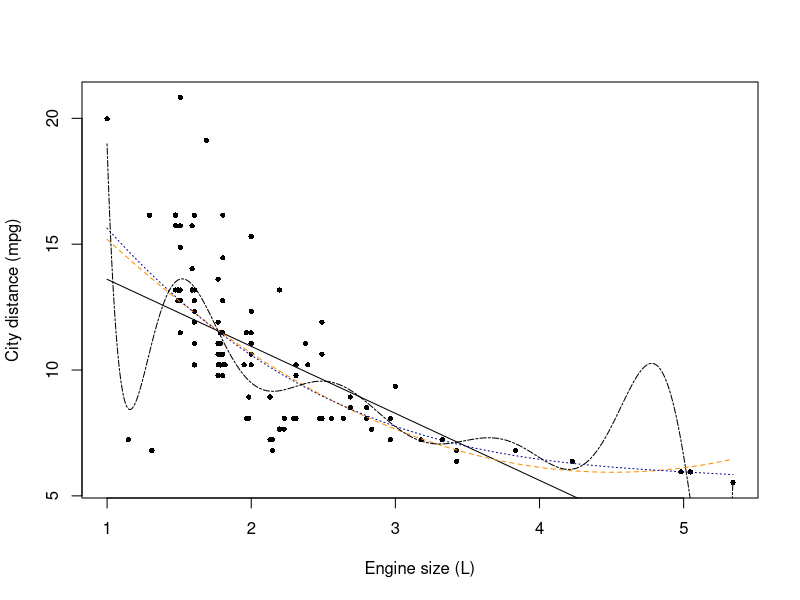
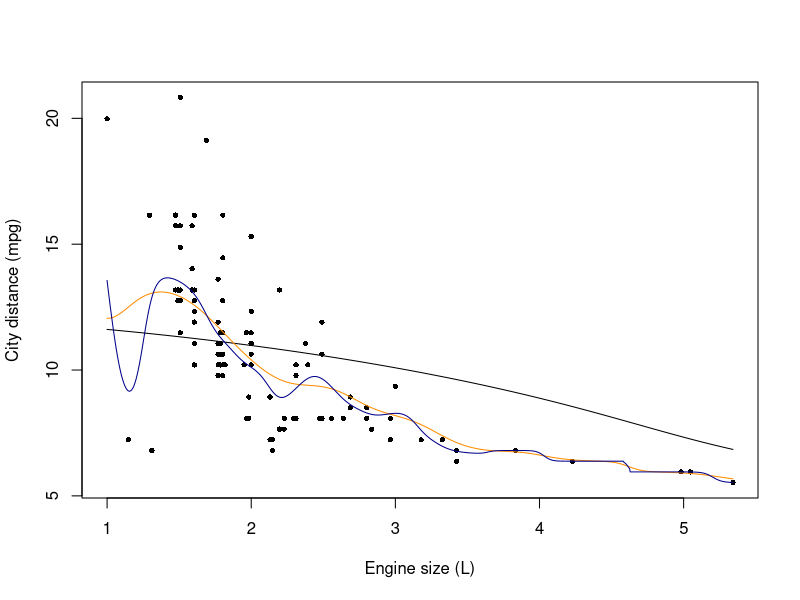
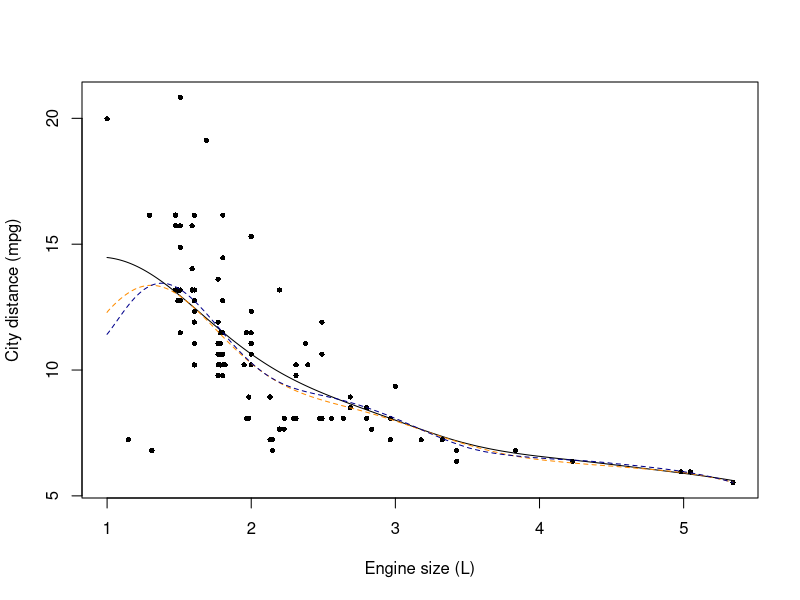
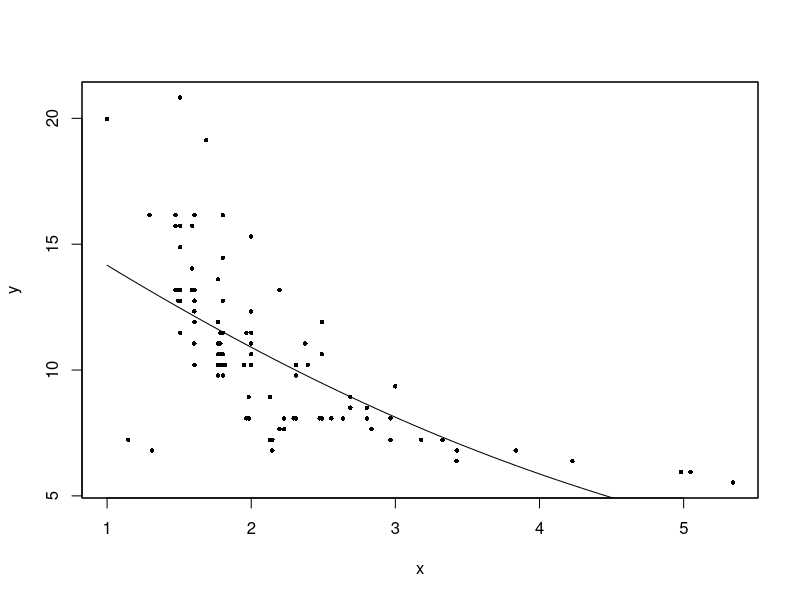
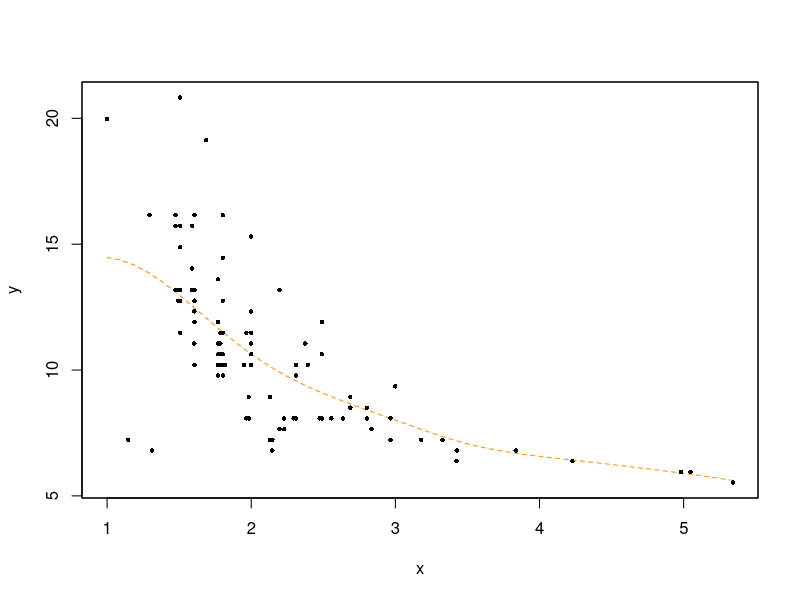
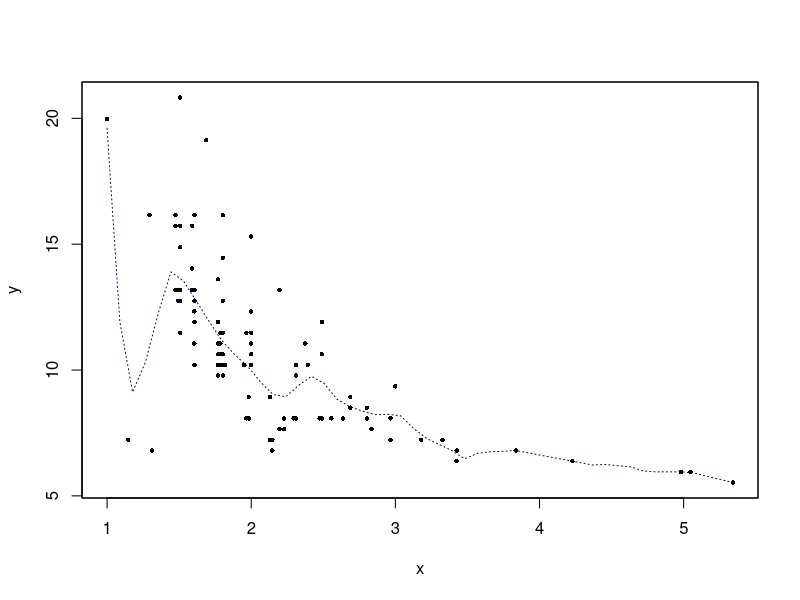
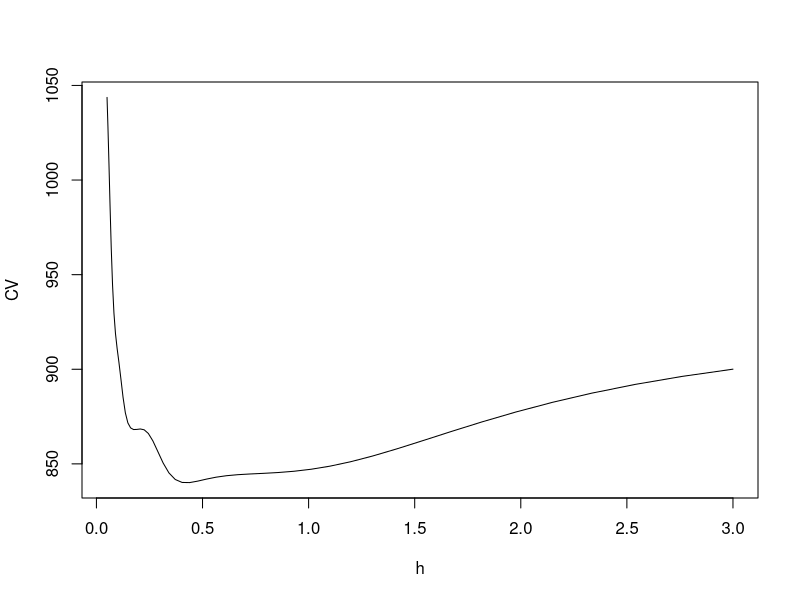
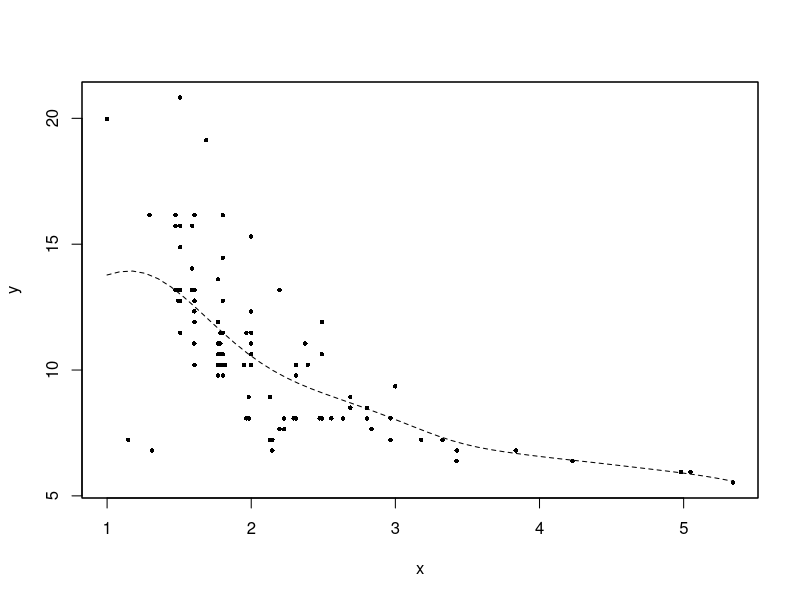

Reproduce these figures in R, in order.
# LAB 5 (Auto) -------------------------------------------------------------------
# Course: Data Mining
# Author: Tommaso Rigon

rm(list = ls()) # Clean the environment

# The dataset can be downloaded here: https://tommasorigon.github.io/datamining/data/auto.txt
auto <- read.table("../data/auto.txt", header = TRUE)
auto <- subset(auto, select = c(city.distance, engine.size))

# Summary
str(auto)

y <- auto$city.distance # As the name suggest: city distance
x <- auto$engine.size # And engine size (L)

plot(x, y, xlab = "Engine size (L)", ylab = "City distance (mpg)", pch = 16, cex = 0.7)

# Set of points at which the curve is evaluated
newx <- data.frame(x = seq(min(x), max(x), length = 1000))

# p = 1 (linear regression)
lines(newx$x, predict(lm(y ~ x), newdata = newx), lty = 1, col = "black")

# p = 2 (parabolic regression)
lines(newx$x, predict(lm(y ~ x + I(x^2)), newdata = newx), lty = 2, col = "darkorange")

# p = 3 (cubic regression)
# Here I am using the more convenient syntax "poly"
lines(newx$x, predict(lm(y ~ poly(x, degree = 3)), newdata = newx), lty = 3, col = "darkblue")

# If I use an extreme value for the degree, it does not work well anymore
lines(newx$x, predict(lm(y ~ poly(x, degree = 10)), newdata = newx), lty = 6)

# Nadaraya-Watson estimator ---------------------------------------------

# Notice the bandwidth parametrization and the kernel used
? ksmooth

plot(x, y, xlab = "Engine size (L)", ylab = "City distance (mpg)", pch = 16, cex = 0.7)

h_param <- 1 # Let us try a few parameters here
band <- 4 * qnorm(0.75) * h_param # Bandwidth as parametrized in ksmooth
m_nw1 <- ksmooth(x, y, kernel = "normal", bandwidth = band, x.points = newx$x)
lines(m_nw1)

h_param <- 0.2 # Let us try a few parameters here
band <- 4 * qnorm(0.75) * h_param # Bandwidth as parametrized in ksmooth
m_nw2 <- ksmooth(x, y, kernel = "normal", bandwidth = band, x.points = newx$x)
lines(m_nw2, col = "darkorange")

h_param <- 0.1 # Let us try a few parameters here
band <- 4 * qnorm(0.75) * h_param # Bandwidth as parametrized in ksmooth
m_nw3 <- ksmooth(x, y, kernel = "normal", bandwidth = band, x.points = newx$x)
lines(m_nw3, col = "darkblue")

# Local polynomial regression (KernSmooth)---------------------------------------

# install.packages(KernSmooth)
library(KernSmooth)

? locpoly

plot(x, y, xlab = "Engine size (L)", ylab = "City distance (mpg)", pch = 16, cex = 0.7)

# Local linear regression (with a given bandwidith)
m_local_linear <- locpoly(x, y, degree = 1, bandwidth = 0.5, kernel = "normal", gridsize = 500)
lines(m_local_linear)

# Local quadratic regression
m_local_quadratic <- locpoly(x, y, degree = 2, bandwidth = 0.5, kernel = "normal", gridsize = 500)
lines(m_local_quadratic, lty = 2, col = "darkorange")

# Local cubic regression
m_local_cubic <- locpoly(x, y, degree = 3, bandwidth = 0.5, kernel = "normal", gridsize = 500)
lines(m_local_cubic, lty = 2, col = "darkblue")

# Local polynomial regression (sm package) ------------------------------------------

# install.packages(sm)
library(sm)

? sm.regression

sm.regression(x, y, h = 2, pch = 16, cex = 0.6)
sm.regression(x, y, h = 0.5, pch = 16, cex = 0.6, lty = 2, col = "darkorange")
sm.regression(x, y, h = 0.1, pch = 16, cex = 0.6, lty = 3, col = "darkblue")

? h.select
h.select(x, y, method = "cv", hstart = 0.05, hend = 3, ngrid = 50) # Cross-validation
h.select(x, y, method = "aicc") # Corrected AIC

hcv(x, y, display = "lines", hstart = 0.05, hend = 3, ngrid = 50)

# From the documentation:
# As from version 2.1 of the package, a similar effect can be obtained with the new function h.select, via h.select(x, method="cv"). Users are encouraged to adopt this route, since hcv might be not accessible directly in future releases of the package. When the sample size is large hcv uses the raw data while h.select(x, method="cv") uses binning. The latter is likely to produce a more stable choice for h.

sm.regression(x, y, h = 0.42, pch = 16, cex = 0.6, lty = 2)

# Loess -----------------------------------------------------------------------------

? loess.smooth
? loess

plot(x, y, xlab = "Engine size (L)", ylab = "City distance (mpg)", pch = 16, cex = 0.7)

# Estimate a loess model
m_loess1 <- loess.smooth(x, y, span = 0.5, degree = 1, evaluation = 1000, family = "symmetric")
lines(m_loess1)

# Over-smoothing
m_loess2 <- loess.smooth(x, y, span = 0.8, degree = 1, evaluation = 1000, family = "symmetric")
lines(m_loess2, col = "darkorange")

# Under-smoothing
m_loess3 <- loess.smooth(x, y, span = 0.33, degree = 1, evaluation = 1000, family = "symmetric")
lines(m_loess3, col = "darkblue")

# Regression splines ---------------------------------------------------

# install.packages("splines")
library(splines)

# Knots selection
xi <- seq(min(x), max(x), length = 4) # I select 4 knots in total, equally spaced
xi_int <- xi[2:(length(xi) - 1)] # There are actually K = 2 INTERNAL knots

# The new data points are based on the sequence points + the internal knots
newx <- data.frame(x = sort(c(seq(min(x), max(x), length = 1000), xi_int)))

# The intercept has been excluded, therefore there are K + 3 components (and not K + 4)
B <- bs(x, knots = xi_int, degree = 3, intercept = F)

dim(B)
head(B)

plot(x, y, xlab = "Engine size (L)", ylab = "City distance (mpg)", pch = 16, cex = 0.7)

# Spline regression is just a linear model!
m_spl1 <- lm(y ~ bs(x, knots = xi_int, degree = 3, intercept = F))
lines(newx$x, predict(m_spl1, newx), lty = 2, col = "darkorange")

# Vertical lines where the knots are placed
abline(v = xi[2], lty = 3)
abline(v = xi[3], lty = 3)

# Regression splines - Nodes on the quantiles ----------------------

xi <- quantile(x, c(0, 0.333, 0.666, 1))
xi_int <- xi[2:(length(xi) - 1)] # There are K = 2 INTERNAL knots

# unisco alle x i due punti in cui ho scelto di mettere i nodi
m_spl2 <- lm(y ~ bs(x, knots = xi_int, degree = 3, intercept = F))

plot(x, y, xlab = "Engine size (L)", ylab = "City distance (mpg)", pch = 16, cex = 0.7)
lines(newx$x, predict(m_spl2, newx), lty = 2, col = "darkblue")

# Disegno delle linee verticali in corrispondenza dei nodi
abline(v = xi[2], lty = 3)
abline(v = xi[3], lty = 3)

# Regression splines - Degrees of freeedom specification ---------------

# Basis function of a B-spline (degree = 3, cubic splines)
# The following relationship holds: df = length(knots) + degree
# Knots are chosen using quantiles of the x distribution

plot(x, y, xlab = "Engine size (L)", ylab = "City distance (mpg)", pch = 16, cex = 0.7)

# This is equivalent to the previous command
m_spl2 <- lm(y ~ bs(x, df = 5, degree = 3, intercept = F))
plot(x, y, xlab = "Engine size (L)", ylab = "City distance (mpg)", pch = 16, cex = 0.7)
lines(newx$x, predict(m_spl2, newx), lty = 1, col = "black")

# Let us change a bit the degrees of freedom
m_spl3 <- lm(y ~ bs(x, df = 10, degree = 3, intercept = F))
lines(newx$x, predict(m_spl3, newx), lty = 2, col = "darkorange")

# This is, equite evidently, overfitting the data
m_spl4 <- lm(y ~ bs(x, df = 15, degree = 3, intercept = F))
lines(newx$x, predict(m_spl4, newx), lty = 3, col = "darkblue")


# Smoothing Splines ------------------------------------------------

plot(x, y, xlab = "Engine size (L)", ylab = "City distance (mpg)", pch = 16, cex = 0.7)

? smooth.spline
m_smooth <- smooth.spline(x, y)
m_smooth

lines(m_smooth) # Ok, the default did not work!

# Let us try some alternative values
plot(x, y, xlab = "Engine size (L)", ylab = "City distance (mpg)", pch = 16, cex = 0.7)

m_smooth1 <- smooth.spline(x, y, lambda = 0.0001)
lines(predict(m_smooth1, x = newx$x), lty = 1, col = "black")

m_smooth2 <- smooth.spline(x, y, lambda = 0.001)
lines(predict(m_smooth2, x = newx$x), lty = 2, col = "darkorange")

m_smooth3 <- smooth.spline(x, y, lambda = 0.01)
lines(predict(m_smooth3, x = newx$x), lty = 2, col = "darkblue")

# Let us use "spar" instead of lambda
plot(x, y, xlab = "Engine size (L)", ylab = "City distance (mpg)", pch = 16, cex = 0.7)

m_smooth <- smooth.spline(x, y, spar = 0.8)
lines(predict(m_smooth, x = newx$x))
